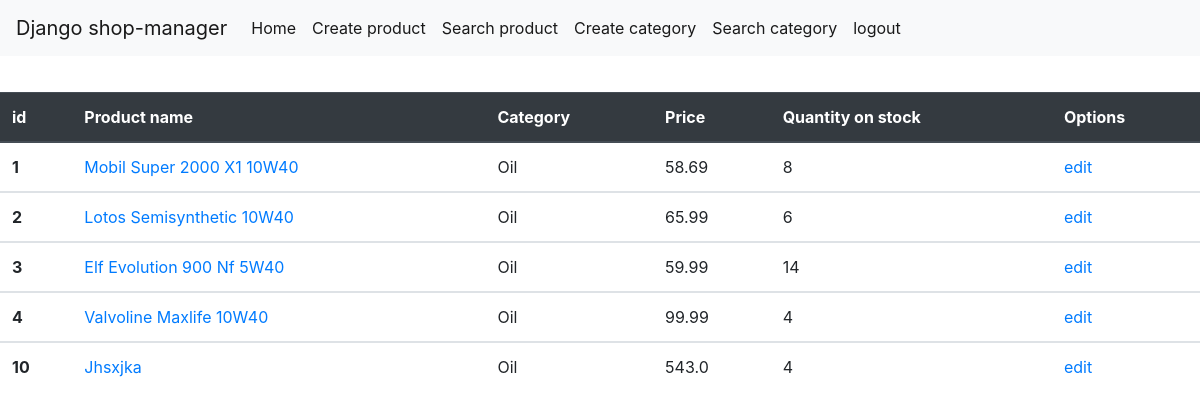
Page /warehouse/category-products/1/ (signed in) on the committed database.
### warehouse/models.py (models this page shows, shortened)
class Item(models.Model):
    title = models.CharField(max_length=100)
    category = models.ForeignKey(Category, models.CASCADE)
    price = models.FloatField()
    description = models.TextField()
    quantity_on_stock = models.PositiveIntegerField(default=0)

class Category(models.Model):
    title = models.CharField(max_length=25)
    def __str__(self):
        return self.title
    class Meta:
        verbose_name_plural = "Categories"

### warehouse/views.py (the view)
# urls.py: path('category-products/<int:category_id>/', views.products_in_category, name='category_products'),
@login_required(login_url='login')
@user_passes_test(user_check, login_url='login')
def products_in_category(request, category_id):
    category = get_object_or_404(Category, id=category_id)
    products = Item.objects.filter(category=category)
    if len(products) > 0:
        context = {
            'products': products
        }
        return render(request, "warehouse/category_products.html", context)
    else:
        messages.error(request, f'No products in category "{category}"')
        return redirect('warehouse_index')

### owner/models.py (called while the page is built)
    def __str__(self):
        return self.name

### warehouse/views.py (called while the page is built)
def user_check(request):
    user = User.objects.get(name=request.user)
    return user.user_type == User.WAREHOUSEMAN or user.user_type == User.OWNER

### warehouse/templates/warehouse/category_products.html (shortened to what this page needs)
{% extends 'warehouse/main.html' %}
{% block content %}
    <table class="table">
        <thead class="thead-dark">
            <tr>
              <th scope="col">id</th>
              <th scope="col">Product name</th>
              <th scope="col">Category</th>
              <th scope="col">Price</th>
              <th scope="col">Quantity on stock</th>
              <th scope="col">Options</th>
            </tr>
        </thead>
        {% for product in products %}
        <tbody>
            <tr>
            <th scope="row">{{ product.id }}</th>
            <td><a href="{% url 'product_info' product.id %}">{{ product.title}}</a></td>
            <td>{{ product.category}}</td>
            <td>{{ product.price}}</td>
            <td>{{ product.quantity_on_stock }}</td>
            <td>
                <a href="{% url 'edit_product' product.id %}">edit</a>
            </td>
            </tr>
        {% endfor %}
        </tbody>
    </table>
{% endblock %}

### rows in the picture
Item: id "1", title "Mobil Super 2000 X1 10W40", category "Oil", price "58.69", quantity_on_stock "8"
Item: id "2", title "Lotos Semisynthetic 10W40", category "Oil", price "65.99", quantity_on_stock "6"
Item: id "3", title "Elf Evolution 900 Nf 5W40", category "Oil", price "59.99", quantity_on_stock "14"
Item: id "4", title "Valvoline Maxlife 10W40", category "Oil", price "99.99", quantity_on_stock "4"
Item: id "10", title "Jhsxjka", category "Oil", price "543.0", quantity_on_stock "4"
